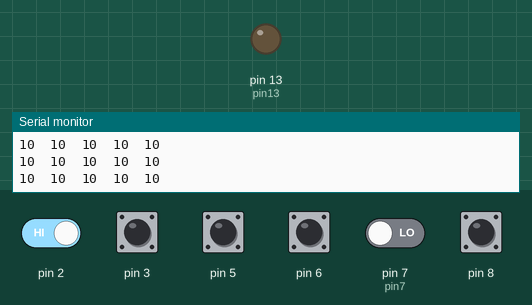
The sketch below on a simulated Arduino Uno, built with avr-gcc and run on an emulated ATmega328P. Shown: output pins drawn as LEDs (lit = HIGH), the last lines printed to the serial monitor. Dashed ring = blinking. The test bench sets the inputs (shaded band); at power-on: pin 2, pin 3, pin 5, pin 6, pin 8 HIGH, pin 7 (pin7) LOW.

Above: at 4.2 s.
4.3 s: pin 2 driven LOW and pin 7 (pin7) driven HIGH
At 6.7 s:
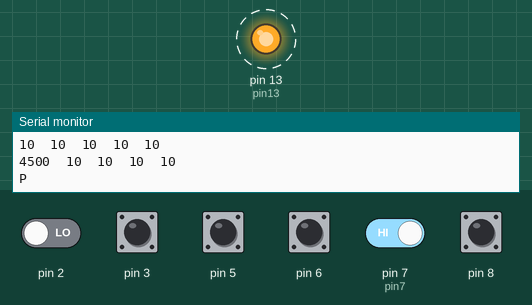
9.9 s: pin 2 driven HIGH
At 10.6 s:
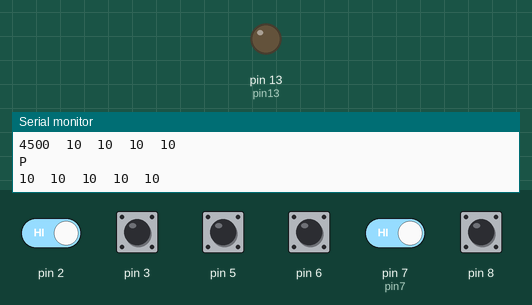
12.2 s: pin 3 pulled LOW for 2.05 s
At 15.3 s:
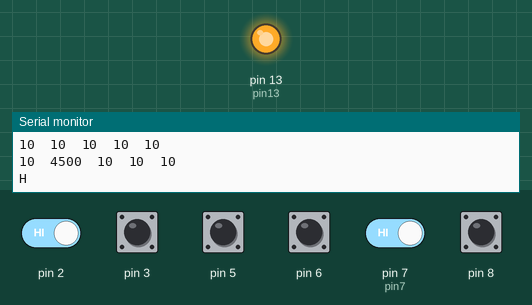
16.4 s: pin 5 pulled LOW for 2.05 s
At 19.6 s:
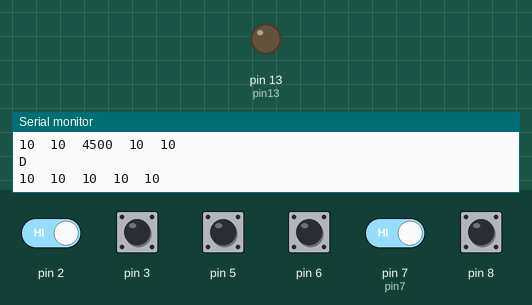
19.9 s: pin 6 pulled LOW for 2.05 s
At 22.2 s:
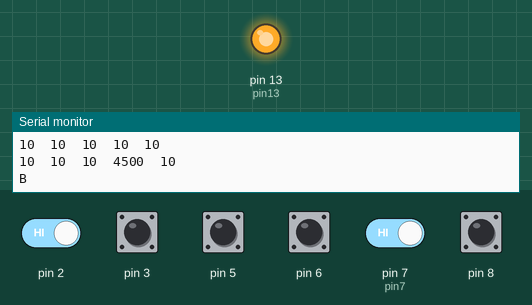
23.4 s: pin 8 pulled LOW for 2.05 s
At 26.3 s:
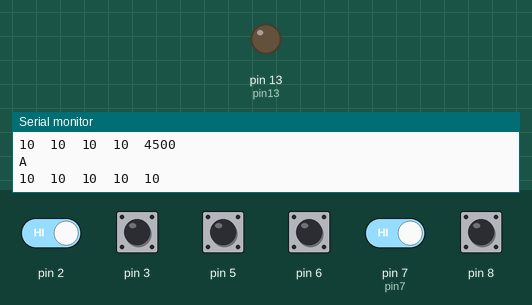
Timing chart, 0 to 27.8 s (numbered marks = the images above; inputs shaded):
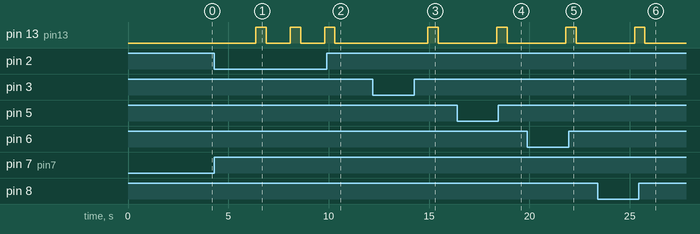

The sketch:

cpsense.ino
```cpp
#include <CapacitiveSensor.h>

CapacitiveSensor   cs_4_2 = CapacitiveSensor(4,2);        // 10M resistor between pins 4 & 2, pin 2 is sensor pin, add a wire and or foil if desired
CapacitiveSensor   cs_4_3 = CapacitiveSensor(4,3);        // 10M resistor between pins 4 & 6, pin 6 is sensor pin, add a wire and or foil
CapacitiveSensor   cs_4_5 = CapacitiveSensor(4,5);        // 10M resistor between pins 4 & 8, pin 8 is sensor pin, add a wire and or foil
CapacitiveSensor   cs_4_6 = CapacitiveSensor(4,6);        // 10M resistor between pins 4 & 2, pin 2 is sensor pin, add a wire and or foil if desired
CapacitiveSensor   cs_4_8 = CapacitiveSensor(4,8);        // 10M resistor between pins 4 & 6, pin 6 is sensor pin, add a wire and or foil

//for enabling
int pin7=7;
int pin13=13;

//threshing value
int thresh=300;

void setup()
{
   Serial.begin(9600);

   pinMode(pin7,INPUT);
   pinMode(pin13,OUTPUT);

}

void loop()
{
  long start=millis();
  long total1 =  cs_4_2.capacitiveSensor(30);
  long total2 =  cs_4_3.capacitiveSensor(30);
  long total3 =  cs_4_5.capacitiveSensor(30);
  long total4 =  cs_4_6.capacitiveSensor(30);
  long total5 =  cs_4_8.capacitiveSensor(30);

  //threshing values can be modified using the code below
  Serial.println();
  Serial.print(total1);
  Serial.print("\t");
  Serial.print(total2);
  Serial.print("\t");
  Serial.print(total3);
  Serial.print("\t");
  Serial.print(total4);
  Serial.print("\t");
  Serial.print(total5);
  Serial.print("\t");
  Serial.println();

  int a=0,b=0,c=0,d=0,e=0,res=0;

  digitalWrite(pin13,LOW);
  delay(1200);

  if (digitalRead(7)==HIGH)
  {
    if(total1>thresh)
    {
      a=1;
    }
    if(total2>thresh)
    {
      b=1;
    }
    if(total3>thresh)
    {
      c=1;
    }
    if(total4>thresh)
    {
      d=1;
    }
    if(total5>thresh)
    {
      e=1;
    }

    res=a*16+b*8+c*4+d*2+e+64;
    char t=res;
    //Serial.print(res);
     if (res>64 && res<91)
     {
       Serial.print(t);
       digitalWrite(13,HIGH);
     }
     else if(res==94)
     {
       Serial.print("  ");
       digitalWrite(13,HIGH);
     }
     else if(res==95)
     {
       Serial.print('\n');
       digitalWrite(13,HIGH);
     }
     else if(res==93)
     {
       char bs=8;
       Serial.print(bs);
       digitalWrite(13,HIGH);
     }


  }//if (digitalRead(7)==HIGH)

  delay(500);

}
```

Measured:
- after the input at 4.3 s, pin 13 (pin13): alternates HIGH for 0.52 s and LOW for 1.2 s, starting after 2.1 s
- after the input at 9.9 s, pin 13 (pin13): goes on until 10.3 s, then stays LOW
- after the input at 12.2 s, pin 13 (pin13): LOW → HIGH after 2.7 s, → LOW 0.52 s later
- after the input at 16.4 s, pin 13 (pin13): LOW → HIGH after 2.0 s, → LOW 0.52 s later
- after the input at 19.9 s, pin 13 (pin13): LOW → HIGH after 1.9 s, → LOW 0.52 s later
- after the input at 23.4 s, pin 13 (pin13): LOW → HIGH after 1.8 s, → LOW 0.52 s later
